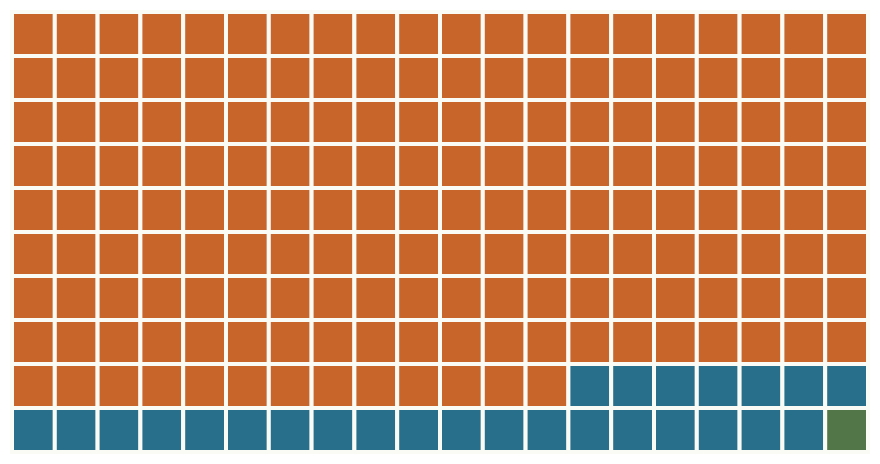

Vega-Lite specification for this chart:
### Vega-Lite specification from a JSON file in a GitHub repository (floating-point values rounded to 4 significant figures; data arrays with more than 128 entries replaced by an {"elided": "..."} marker saying what was removed)
{"$schema": "https://vega.github.io/schema/vega-lite/v5.json", "width": 440, "height": 220, "config": {"background": "transparent", "font": "Arial", "view": {"stroke": null}, "axis": {"labelFontSize": 11, "titleFontSize": 11, "titlePadding": 12, "labelColor": "#53615c", "titleColor": "#53615c", "gridColor": "#e3e7e0", "domain": false, "tickColor": "#cbd3cb"}, "legend": {"labelFontSize": 11, "title": null, "orient": "bottom", "symbolType": "circle"}}, "data": {"values": {"elided": "200 records"}}, "mark": {"type": "rect", "stroke": "#fafbf5", "strokeWidth": 2}, "encoding": {"x": {"field": "col", "type": "ordinal", "title": null, "axis": null}, "y": {"field": "row", "type": "ordinal", "title": null, "axis": null}, "color": {"field": "sector", "type": "nominal", "title": null, "scale": {"domain": ["Fruit", "Vegetables", "Nursery"], "range": ["#c7652a", "#276f8a", "#527647"]}, "legend": null}, "tooltip": [{"field": "sector", "type": "nominal", "title": "Sector"}, {"field": "share", "type": "quantitative", "title": "Share of the three-sector export value (%)", "format": ".2f"}, {"field": "value_m", "type": "quantitative", "title": "Export value (AUD million)", "format": ",.1f"}]}, "autosize": {"type": "fit-x", "contains": "padding", "resize": true}}
